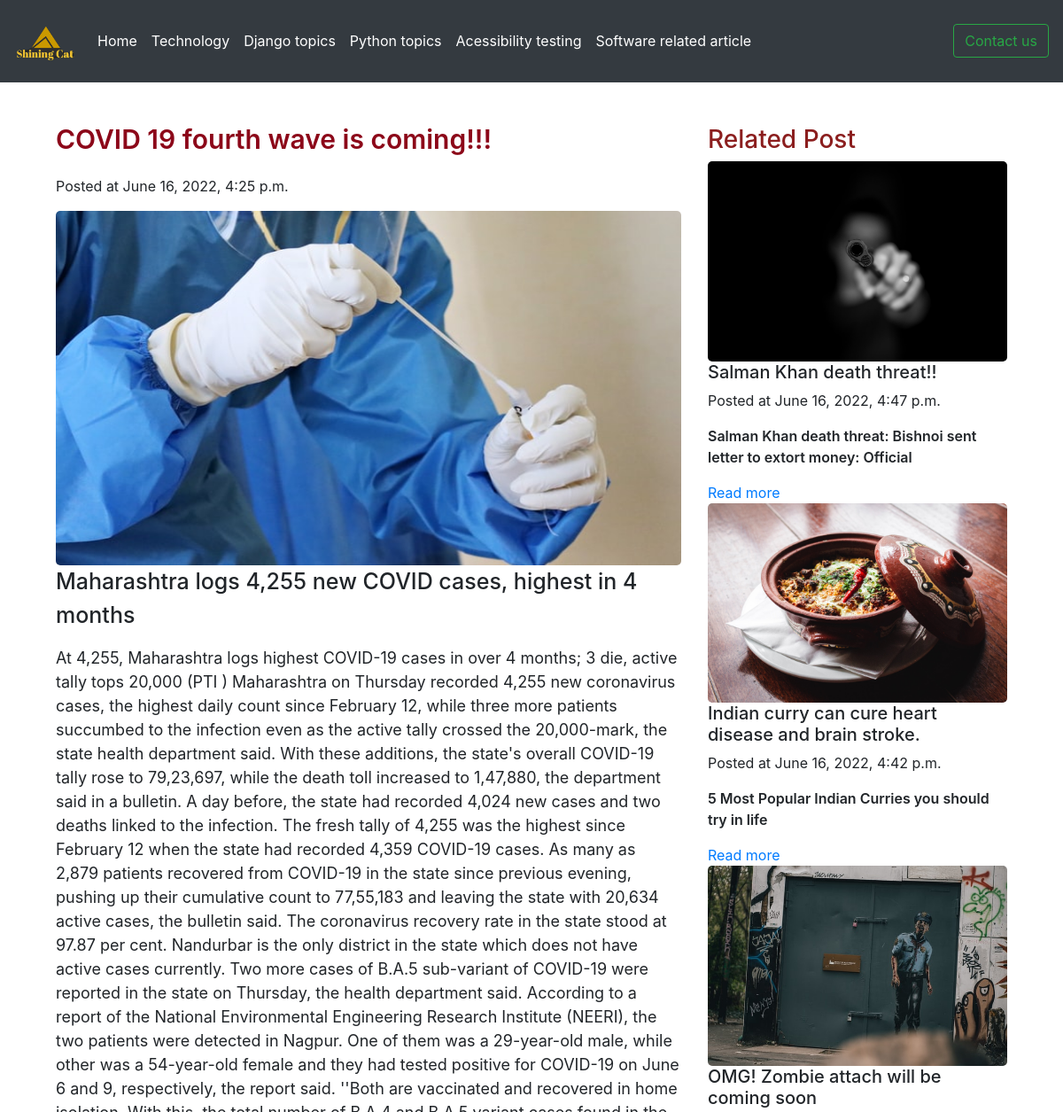
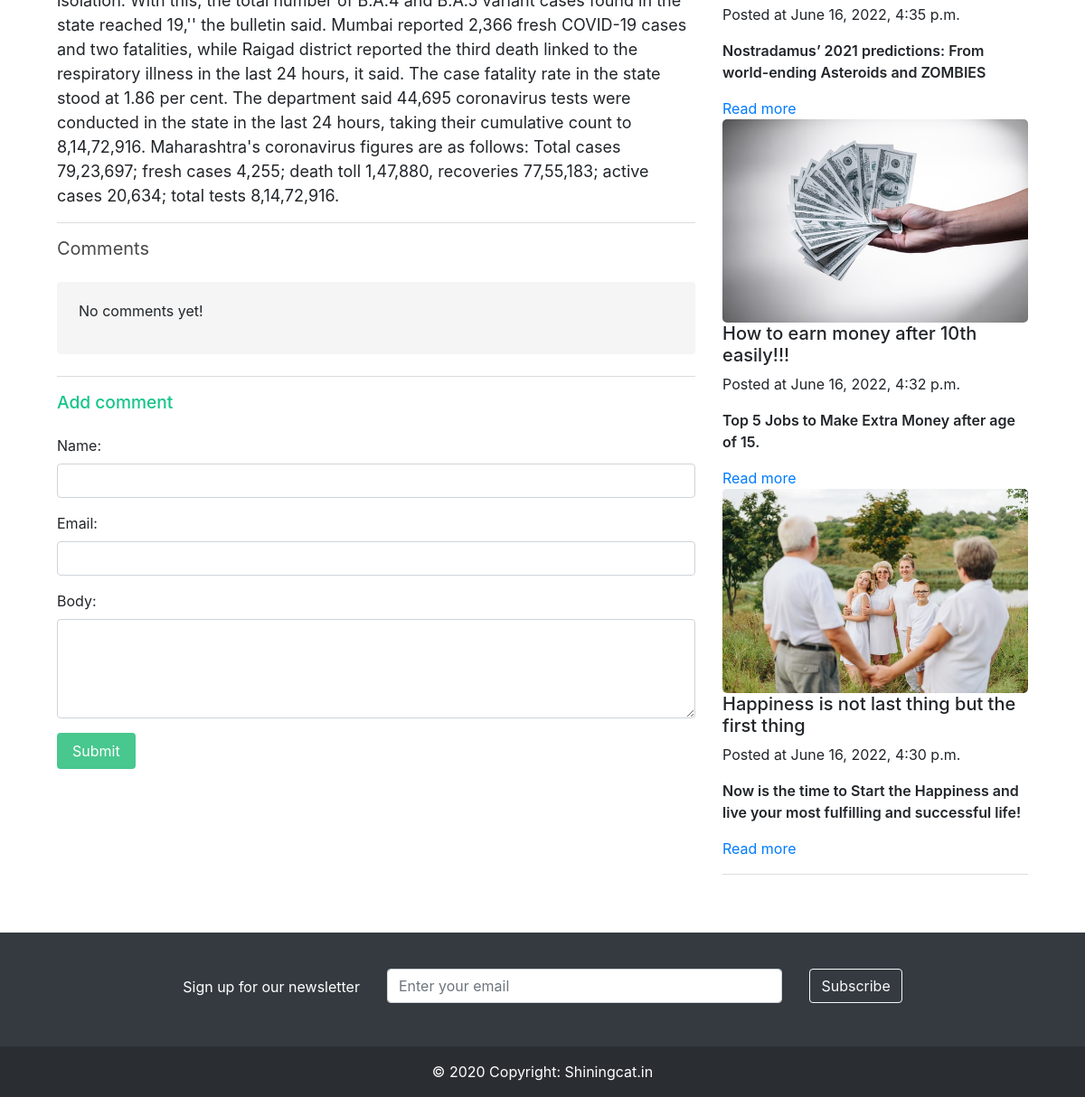
Page /see/cvoid_19_fourth_wave_coming/ on the committed database (2 pictures, top to bottom).
### blog/models.py (models this page shows)
class Post(models.Model):
    title = models.CharField(max_length=255)
    article_img = models.ImageField(upload_to=None, height_field=None, width_field=None, max_length=100,default="")
    field = models.CharField(max_length=50,default="")
    slug = models.SlugField()
    intro = models.TextField()
    body = models.TextField()
    date_added = models.DateTimeField(auto_now_add=True)
    class Meta:
        ordering = ['-date_added']

### blog/views.py (the view)
# urls.py: path('see/<slug:slug>/', post_detail, name='post_detail'),
def post_detail(request, slug):
    post = Post.objects.get(slug=slug)
    npost= Post.objects.all()[:5]
    if request.method == 'POST':
        form = CommentForm(request.POST)
        if form.is_valid():
            comment = form.save(commit=False)
            comment.post = post
            comment.save()
            return redirect('post_detail', slug=post.slug)
    else:
        form = CommentForm()
    return render(request, 'blog/post_detail.html', {'post': post, 'form': form,'npost':npost})

### blog/forms.py
class CommentForm(forms.ModelForm):
    class Meta:
        model = Comment
        fields = ['name', 'email', 'body']
        widgets={'name':forms.TextInput(attrs={'class':'form-control'}),
                'email': forms.EmailInput(attrs={'class':'form-control'}),
                'body': forms.Textarea(attrs={'class':'form-control','rows':4}),
                }

### blog/templates/blog/post_detail.html (shortened to what this page needs)
{% extends 'blog/base.html' %}
{% block content %}
<div class="row">
    <div class="col-sm-8">
    <h1 class="title headingcolor">{{ post.title }}</h1>
    <p class="headertext">Posted at {{ post.date_added }}</p>
    <img src="/media/{{post.article_img}}" alt="Avatar" class="imageheight" />
    <p class="introtext">{{ post.intro }}</h4>
    <p class="bodytext">{{ post.body }}</p>
    <hr>
    <h2 class="subtitle">Comments</h2>
    {% for comment in post.comments.all %}
        <article class="media">
            <div class="media-content">
                <div class="content">
                    <p>
                        <span class="commenttext">{{ comment.name }}</span> <small class="ffontdate">{{ comment.date_added }}</small>
                        <br>
                        {{ comment.body }}
                    </p>
                </div>
            </div>
        </article>
    {% empty %}
        <div class="notification">
            <p>No comments yet!</p>
        </div>
    {% endfor %}
    <hr>
    <h2 class="subtitle setcolor">Add comment</h2>
    <form method="post" action="." class="form-group">
        {{ form.as_p }}
        <div class="field">
            <div class="control">
                <button class="button is-success">Submit</button>
            </div>
        </div>
    </form>
</div>
<div class="col-sm-4">
    <h3 class="coloring">Related Post</h3>
    {% for po in npost %}
    {% if po.slug != post.slug %}
        <img src="/media/{{po.article_img}}" alt="Avatar" class="logo">
        <h5>{{ po.title }}</h5>
        <p class="textdate">Posted at {{ po.date_added }}</p>
        <p class="fontdate">{{ po.intro }}</p>
        <a href="{% url 'post_detail' po.slug %}">Read more</a>
            {%endif%}
    {% endfor %}
    <hr>
</div>
{% endblock %}

### staticfiles/main.css (style rules this page uses)
img { border-radius:5px; }
.headertext { font-size: medium; }
.coloring { color: rgb(139, 30, 30); }
.headingcolor { color: rgb(140, 7, 25); font-size: 30px; font-weight: 600; }
.setcolor { font-size: larger; color: rgb(21, 196, 138); font-weight: 500; }
.imageheight { width: 100%; height: 400px; }
.textdate { font-size: medium; }
.fontdate { font-size: medium; font-weight: 600; }
.bodytext { font-size: large; }
.introtext { font-size: 25px; font-weight: 500; }

### rows in the picture
Post: title "COVID 19 fourth wave is coming!!!", date_added "June 16, 2022, 4:25 p.m.", article_img (picture), intro "Maharashtra logs 4,255 new COVID cases, highest in 4 months", body "At 4,255, Maharashtra logs highest COVID-19 cases in over 4 months; 3 die, active tally tops 20,000 (PTI ) Maharashtra on Thursday recorded 4,255 new coronavirus cases, the highest daily count since February 12, while three more patients succumbed to the infection even as the active tally crossed the 20,000-mark, the state health department said. With these additions, the state's overall COVID-19 tally rose to 79,23,697, while the death toll increased to 1,47,880, the department said in a bulletin. A day before, the state had recorded 4,024 new cases and two deaths linked to the infection. The fresh tally of 4,255 was the highest since February 12 when the state had recorded 4,359 COVID-19…"
Post: article_img (picture), title "Salman Khan death threat!!", date_added "June 16, 2022, 4:47 p.m.", intro "Salman Khan death threat: Bishnoi sent letter to extort money: Official"
Post: article_img (picture), title "Indian curry can cure heart disease and brain stroke.", date_added "June 16, 2022, 4:42 p.m.", intro "5 Most Popular Indian Curries you should try in life"
Post: article_img (picture), title "OMG! Zombie attach will be coming soon", date_added "June 16, 2022, 4:35 p.m.", intro "Nostradamus’ 2021 predictions: From world-ending Asteroids and ZOMBIES"
Post: article_img (picture), title "How to earn money after 10th easily!!!", date_added "June 16, 2022, 4:32 p.m.", intro "Top 5 Jobs to Make Extra Money after age of 15."
Post: article_img (picture), title "Happiness is not last thing but the first thing", date_added "June 16, 2022, 4:30 p.m.", intro "Now is the time to Start the Happiness and live your most fulfilling and successful life!"
